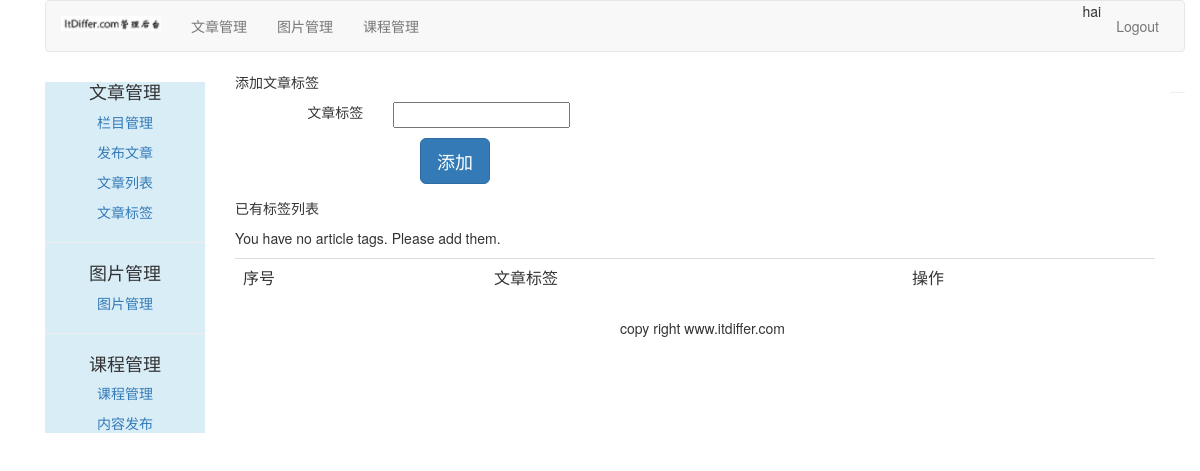
/article/article-tag/ (signed in), run on an earlier commit of the app's database.
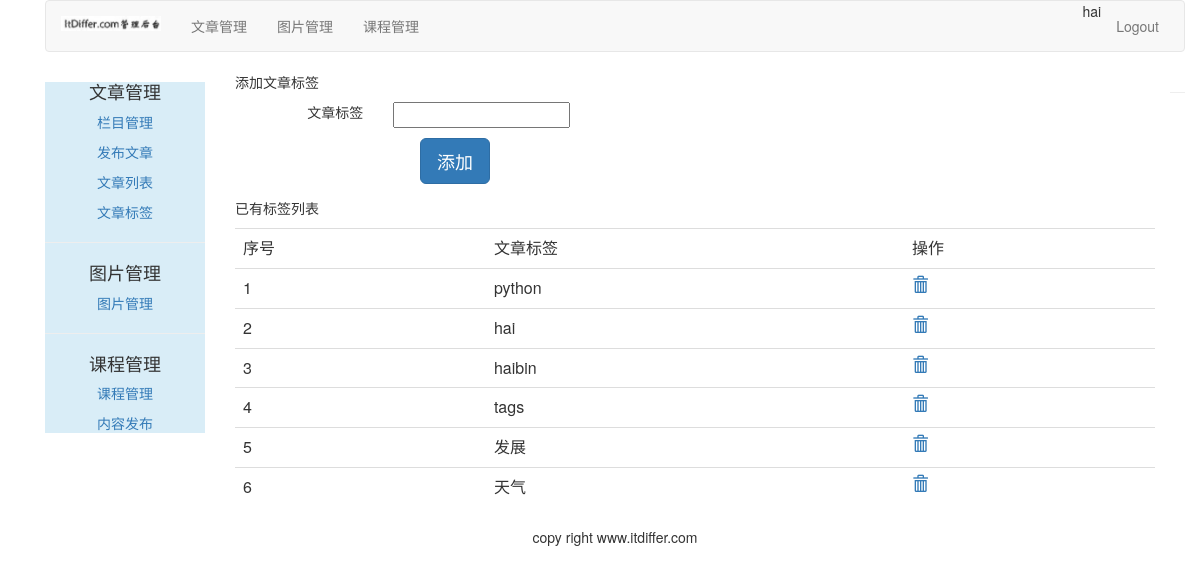
And on a later commit of the database.
### article/models.py (models this page shows, shortened)
class ArticleTag(models.Model):
    author = models.ForeignKey(User, related_name="tag", on_delete=models.CASCADE)
    tag = models.CharField(max_length=500)

### article/views.py (the view, shortened to what this page needs)
# urls.py: path('article-tag/', views.article_tag, name='article_tag'),
@login_required(login_url='/account/login')
@csrf_exempt
def article_tag(request):
    if request.method == 'GET':
        article_tags = ArticleTag.objects.filter(author=request.user)
        article_tag_form = ArticleTagForm()
        return render(request, 'article/tag/tag_list.html', {'article_tags':article_tags, \
                      'article_tag_form': article_tag_form})

### article/forms.py
class ArticleTagForm(forms.ModelForm):
    class Meta:
        model = ArticleTag
        fields = ('tag',)

### templates/article/tag/tag_list.html (shortened to what this page needs)
{% extends "article/base.html" %}
{% load staticfiles %}
{% block content %}
<div>
    <p>添加文章标签</p>
    <form class="form-horizontal" action="." method="post">{% csrf_token %}
        <div class="row" style="margin-top: 10px;">
            <div class="col-md-2 text-right"><span>文章标签</span></div>
            <div class="col-md-10 text-left">{{article_tag_form.tag}}</div>
        </div>
        <div class="row">
            <input type="button" class="btn btn-primary btn-lg" style="margin-left: 200px; margin-top: 10px;" value="添加" onclick="add_tag()">
        </div>
    </form>
</div>
<div>
    <p>已有标签列表</p>
    <table class="table table-hover">
        <tr>
            <td>序号</td>
            <td>文章标签</td>
            <td>操作</td>
        </tr>
        {% for article_tag in article_tags %}
        <tr id={{ forloop.counter }}>
            <td>{{ forloop.counter }}</td>
            <td>{{ article_tag.tag }}</td>
            <td>
                <a name="delete" href="javascript:" onclick="del_tag(this, {{ article_tag.id }})">
                    <span class="glyphicon glyphicon-trash"></span>
                </a>
            </td>
        </tr>
        {% empty %}
        <p>You have no article tags. Please add them.</p>
        {% endfor %}
    </table>
</div>
{% endblock %}

What changed in the data, as far as the page shows it:
added ArticleTag: tag "python"
added ArticleTag: tag "hai"
added ArticleTag: tag "haibin"
added ArticleTag: tag "tags"
added ArticleTag: tag "发展"
added ArticleTag: tag "天气"
Also different on the page:
text no longer shown: "You have no article tags. Please add them."
